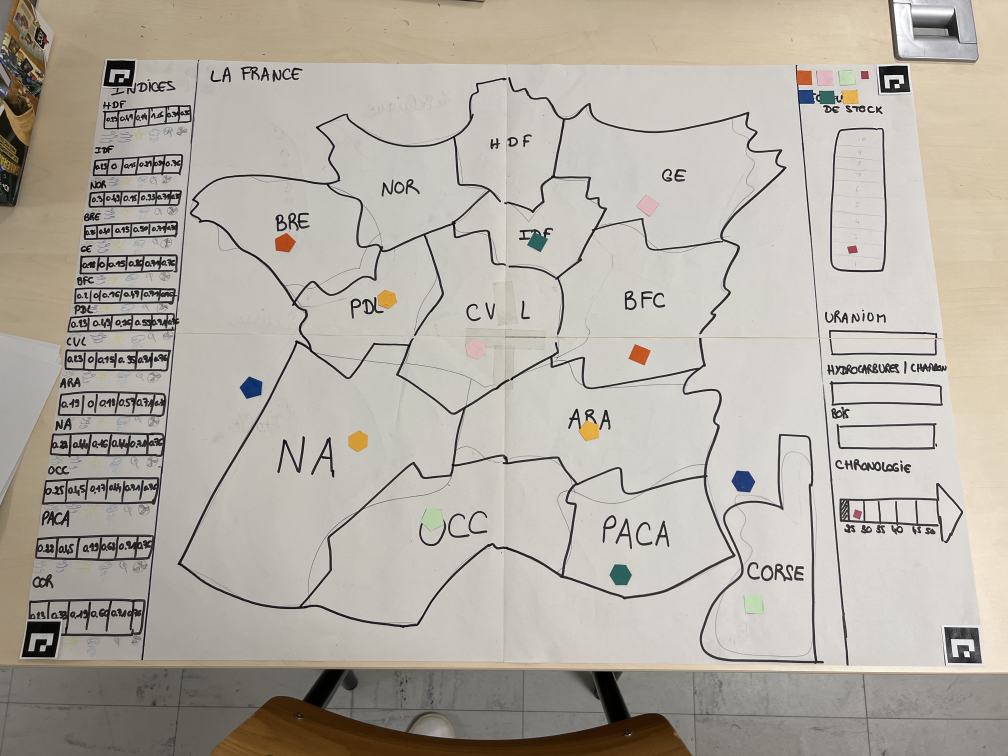
#> input picture flaskapp/game_data/A/1/image.png, 4032 x 3024 px (shown at 1/4 size)
$ python -i detection.py   (imports and definitions only)
#> lines starting #> are read from the running program, lines starting #| are printed output that depends on the picture
import numpy as np
from collections import Counter
import cv2 as cv
import sys
from math import sqrt
import json
from constantes import *


# Localise la region
# [98 lines left out: functions locateMap, locateStock, locateTime, whichPart, not called in this run]


# Recupere les 4 coins du plateau
def getBoardCorners(img, result):
    # Le detecteur de code Aruco
    det = cv.aruco.ArucoDetector()

    pts, ids, reject = det.detectMarkers(img)
    corners = []
    # https://chev.me/arucogen/
    # 4x4

    # On garde les coordonnees des Aruco dont l'id est 0
    for i in range(len(ids)):
        if ids[i][0] == 1:
            corners.append(pts[i][0].astype(int))
            result["carte"] = "France"


    # On trie les coordonnees pour avoir les Aruco en partant d'en haut a gauche dans le sens horaire

    # Tri horizontal
    for i in range(len(corners)):
        for j in range(len(corners)-i-1):
            if corners[j][0][0] > corners[j+1][0][0]: # s'il est + a droite, on swap
                aux = corners[j]
                corners[j] = corners[j+1]
                corners[j+1] = aux

    # Tri vertical
    if corners[0][0][1] > corners[1][0][1]: # s'il est + bas, on swap
        aux = corners[0]
        corners[0] = corners[1]
        corners[1] = aux

    if corners[2][0][1] > corners[3][0][1]:
        aux = corners[2]
        corners[2] = corners[3]
        corners[3] = aux

    # Arrangement final
    aux = corners[1]
    corners[1] = corners[2]
    corners[2] = corners[3]
    corners[3] = aux

    # Seuls les coins du plateau nous interessent a present
    corners[0] = corners[0][0]
    corners[1] = corners[1][1]
    corners[2] = corners[2][2]
    corners[3] = corners[3][3]

    return corners


# Detecte les pions grace a leur couleur
def detColor(img, result):
    # On recupere les coins
    boardCorners = getBoardCorners(img, result)

    # Correction de la perspective
    pts1 = np.float32(boardCorners)
    pts2 = np.float32([[5,5], [1395,5], [1395,995], [5,995]])
    M = cv.getPerspectiveTransform(pts1,pts2)
    img = cv.warpPerspective(img,M,(1400,1000))

    # # On recupere les nouveaux coins
    # boardCorners = getBoardCorners(img, result)

    # # Contours du plateau
    # cv.polylines(img, np.array([boardCorners]), True, (255,255,255), 2)


    # Etalonnage
    hsv = cv.cvtColor(img, cv.COLOR_BGR2HSV)
    pions = {"centraleNuc" : (hsv[65][1290] - np.array([3, 40, 60]), hsv[65][1290] + np.array([3, 40, 60])), #jaune
           "biomasse" : (hsv[30][1210] - np.array([5, 40, 60]), hsv[30][1210] + np.array([5, 40, 60])), #orange
           "eolienneON" : (hsv[30][1250] - np.array([5, 35, 50]), hsv[30][1250] + np.array([5, 35, 50])), #bleu pale
           "eolienneOFF" : (hsv[65][1210] - np.array([5, 40, 60]), hsv[65][1210] + np.array([5, 40, 60])), #bleu marine
           "panneauPV" : (hsv[25][1290] - np.array([5, 20, 40]), hsv[25][1290] + np.array([5, 20, 40])), #vert pale
           "methanation" : (hsv[60][1250] - np.array([5, 40, 60]), hsv[60][1250] + np.array([5, 40, 60])), #vert foret
           "EPR2" : (hsv[20][1320] - np.array([5, 40, 60]), hsv[20][1320] + np.array([5, 40, 60])) #magenta (sert aussi pour stock et année)
           }


    # Pour chaque couleur : application de masque + detection de contours
    for p in pions:
        thresh = cv.inRange(hsv, pions[p][0], pions[p][1])

        # Reduction bruit hors contours puis dans contours
        kernel = cv.getStructuringElement(cv.MORPH_RECT, (5,5))
        close = cv.morphologyEx(thresh, cv.MORPH_CLOSE, kernel)

        kernel = cv.getStructuringElement(cv.MORPH_RECT, (5,5))
        open = cv.morphologyEx(close, cv.MORPH_OPEN, kernel)

        contours = cv.findContours(open, cv.RETR_EXTERNAL, cv.CHAIN_APPROX_SIMPLE)
        contours = contours[0]

        # Pour chaque contour : trouver le rectangle qui matche le mieux puis tous les dessiner
        sketch = img.copy()
        for c in contours:
            peri = cv.arcLength(c, True)
            approx = cv.approxPolyDP(c, 0.04 * peri, True)
            l = len(approx)

            if 4 <= l <= 6:

                rot_rect = cv.minAreaRect(c)
                box = cv.boxPoints(rot_rect)
                box = np.int0(box)

                boxArea = whichPart(box)

                if boxArea == "map":
                    # cv.drawContours(sketch,[approx],0,(0,255,0),2)
                    locateMap(box, p, result, l-4)

                elif boxArea == "stock":
                    # cv.drawContours(sketch,[approx],0,(0,255,0),2)
                    locateStock(box, result)

                elif boxArea == "time":
                    # cv.drawContours(sketch,[approx],0,(0,255,0),2)
                    locateTime(box, result)


# Fonction principale
# [31 lines left out: function detection_main, not called in this run]

>>> import cv2
>>> picture = cv2.imread('game_data/A/1/image.png', cv2.IMREAD_GRAYSCALE)
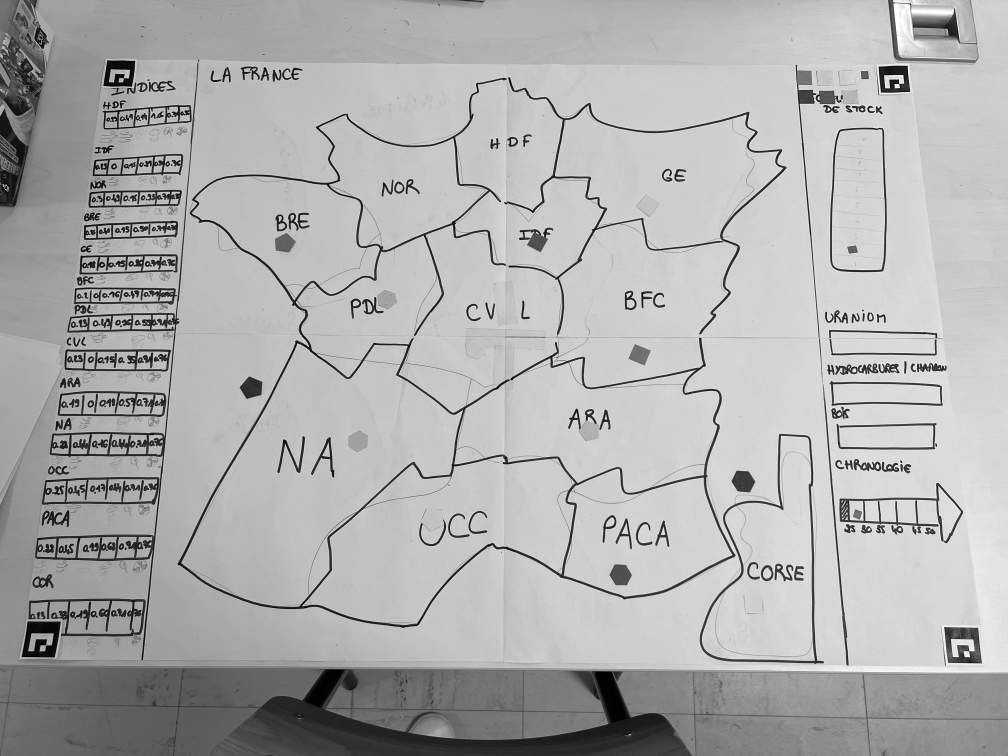
#> picture: shape (3024, 4032) (shown at 1/4 size); min 0, max 255, mean 174.6
>>> result = detColor(picture, 'out.png')
#> in getBoardCorners, `pts, ids, reject = det.detectMarkers(img)`: pts = ([[3776, 2508], [3911, 2511], [3927, 2653], [3793, 2651]], [[111, 2485], [243, 2486], [218, 2629], [86, 2628]], [[3514, 266], [3630, 263], [3640, 367], [3523, 369]], [[429, 241], [540, 242], [527, 346], [413, 343]]); ids = [1, 1, 1, 1]; reject = 43 items
#> the loop in getBoardCorners, `for i in range(len(ids)):` made 1 pass
#> after the loop in getBoardCorners, `for i in range(len(ids)):`: corners = [[[3776, 2508], [3911, 2511], [3927, 2653], [3793, 2651]]]
#> (the run stopped early here; a loop or call above may not have finished)
